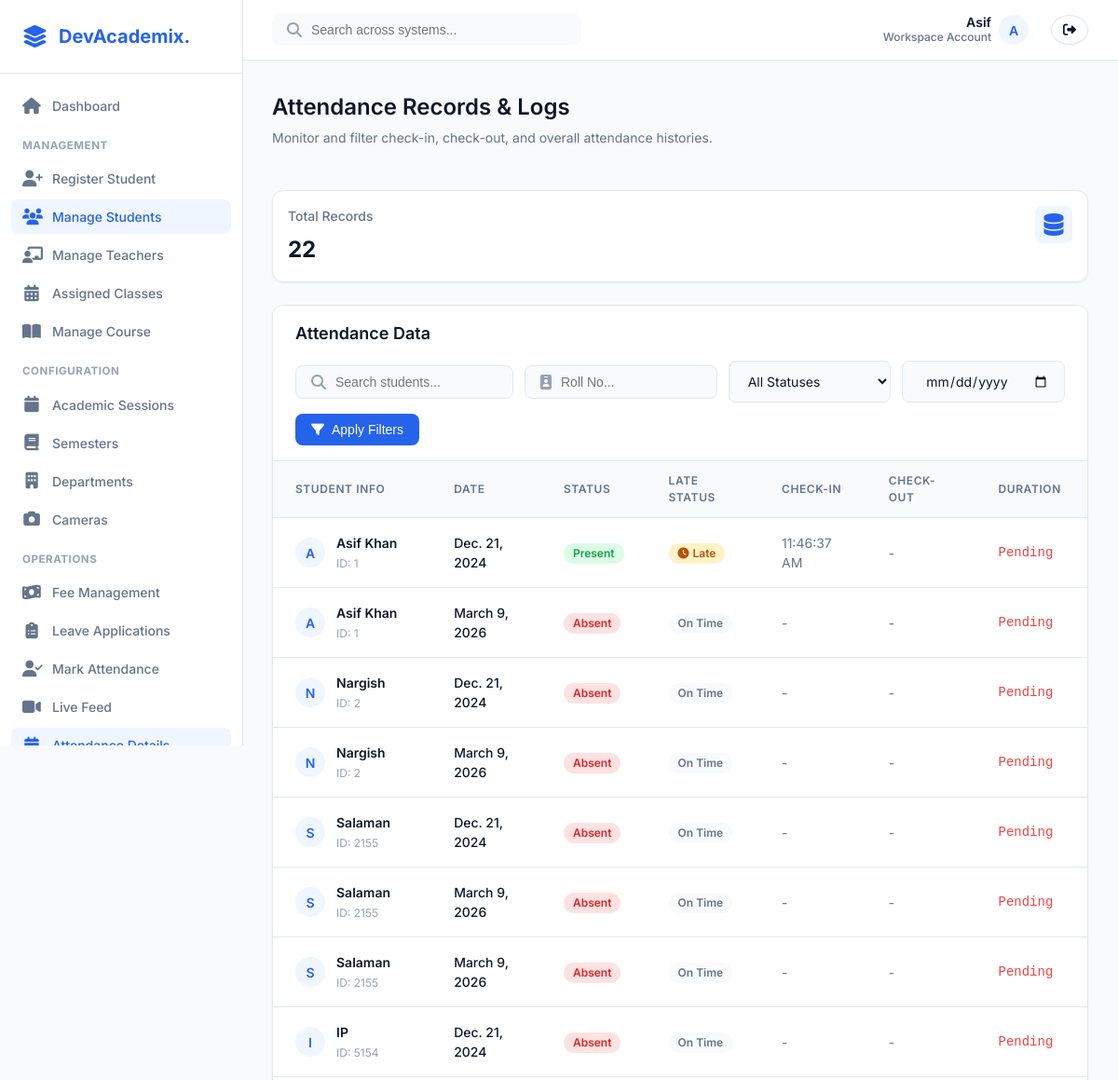
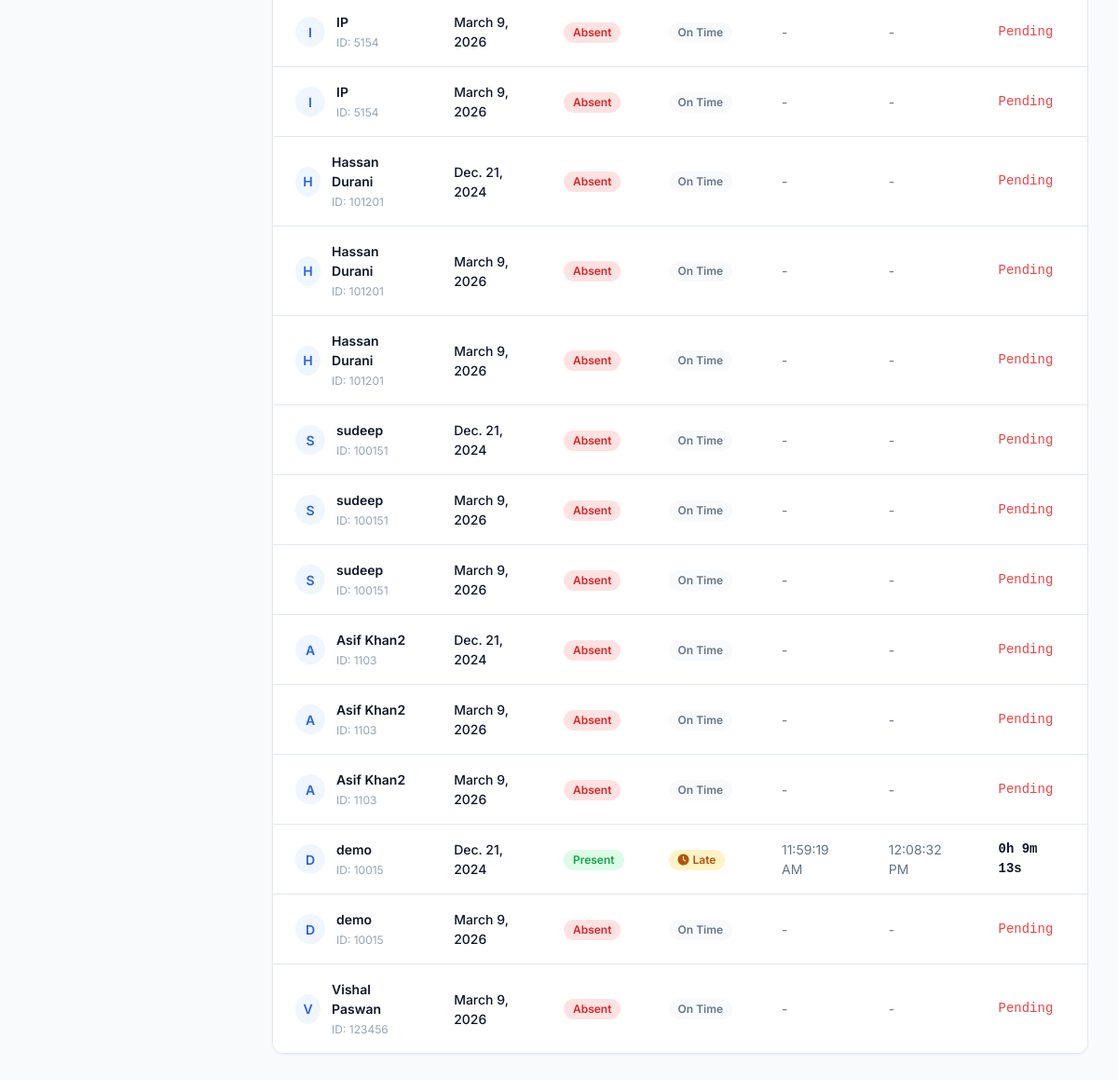
The app's page /students/attendance/ (signed in) with its own data (2 pictures, top to bottom).
### app1/models.py (models this page shows, shortened)
class Student(models.Model):
    user = models.OneToOneField(User, on_delete=models.CASCADE, related_name="student_profile")
    name = models.CharField(max_length=255)
    email = models.EmailField(max_length=255)
    phone_number = models.CharField(max_length=15)
    face_embedding = models.JSONField(blank=True, null=True)
    authorized = models.BooleanField(default=False)
    roll_no = models.CharField(max_length=20,unique=True)
    address = models.TextField()
    date_of_birth = models.DateField()
    joining_date = models.DateField()
    mother_name = models.CharField(max_length=255)
    father_name = models.CharField(max_length=255)
    session = models.ForeignKey(Session, on_delete=models.CASCADE, related_name="students")
    courses = models.ManyToManyField(Course, related_name="students")
    department = models.ManyToManyField(Department, related_name="students")
    semester= models.ManyToManyField(Semester, related_name="students")

class Attendance(models.Model):
    student = models.ForeignKey(Student, on_delete=models.CASCADE)
    date = models.DateField()
    check_in_time = models.DateTimeField(null=True, blank=True)
    check_out_time = models.DateTimeField(null=True, blank=True)
    status = models.CharField(max_length=20, choices=[('Present', 'Present'), ('Absent', 'Absent'), ('Leave', 'Leave')], default='Absent')
    is_late = models.BooleanField(default=False)
    email_sent = models.BooleanField(default=False)
    course = models.ForeignKey(Course, on_delete=models.SET_NULL, null=True, blank=True)
    def calculate_duration(self):
        if self.check_in_time and self.check_out_time:
            duration = self.check_out_time - self.check_in_time
            hours, remainder = divmod(duration.total_seconds(), 3600)
            minutes, seconds = divmod(remainder, 60)
            return f"{int(hours)}h {int(minutes)}m {int(seconds)}s"
        return None

### app1/views.py (the view)
# urls.py: path('students/attendance/', views.student_attendance_list, name='student_attendance_list'),
@login_required
@user_passes_test(is_admin)
def student_attendance_list(request):
    search_query = request.GET.get('search', '')
    date_filter = request.GET.get('attendance_date', '')
    roll_no_filter = request.GET.get('roll_no', '')  # Filter by roll number
    status_filter = request.GET.get('status', '')  # Filter by status (Present/Absent)
    students = Student.objects.all()
    if search_query:
        students = students.filter(name__icontains=search_query)
    if roll_no_filter:
        students = students.filter(roll_no__icontains=roll_no_filter)
    student_attendance_data = []
    total_attendance_count = 0  # Initialize the total attendance count
    for student in students:
        attendance_records = Attendance.objects.filter(student=student)
        if date_filter:
            attendance_records = attendance_records.filter(date=date_filter)
        if status_filter:
            attendance_records = attendance_records.filter(status=status_filter)
        attendance_records = attendance_records.order_by('date')
        student_attendance_count = attendance_records.count()
        total_attendance_count += student_attendance_count  # Add to the total count
        student_attendance_data.append({
            'student': student,
            'attendance_records': attendance_records,
            'attendance_count': student_attendance_count  # Add count per student
        })
    context = {
        'student_attendance_data': student_attendance_data,
        'search_query': search_query,  # Pass the search query to the template
        'date_filter': date_filter,    # Pass the date filter to the template
        'roll_no_filter': roll_no_filter,  # Pass the roll number filter to the template
        'status_filter': status_filter,  # Pass the status filter to the template
        'total_attendance_count': total_attendance_count  # Pass the total attendance count to the template
    }
    return render(request, 'student_attendance_list.html', context)

### app1/views.py (called while the page is built)
def is_admin(user):
    return user.is_superuser

### templates/student_attendance_list.html (shortened to what this page needs)
{% extends 'base.html' %}
{% block content %}
<div class="saas-page-header">
    <div>
        <h1 class="saas-page-title">Attendance Records & Logs</h1>
        <p class="saas-page-subtitle">Monitor and filter check-in, check-out, and overall attendance histories.</p>
    </div>
</div>
<div class="saas-grid-4" style="margin-bottom: var(--space-5);">
    <div class="saas-stat-card" style="padding: var(--space-4);">
        <div class="saas-stat-info">
            <h3>Total Records</h3>
            <p class="value" style="font-size: 1.5rem;">{{ total_attendance_count }}</p>
        </div>
        <div class="saas-stat-icon" style="background: var(--primary-light); color: var(--primary-color); width: 40px; height: 40px;">
            <i class="fas fa-database"></i>
        </div>
    </div>
</div>
<div class="saas-card">
    <div class="saas-card-header" style="flex-wrap: wrap; gap: var(--space-4);">
        <h3 class="saas-card-title">Attendance Data</h3>
        <form method="get" style="display: flex; gap: var(--space-3); flex-wrap: wrap; align-items: center; width: 100%;">
            <div class="saas-header-search" style="flex: 1; min-width: 200px; background: var(--bg-color); border: 1px solid var(--border-color);">
                <i class="fas fa-search" style="color: var(--text-tertiary);"></i>
                <input type="text" name="search" placeholder="Search students..." value="{{ search_query }}">
            </div>
            <div class="saas-header-search" style="flex: 1; min-width: 150px; background: var(--bg-color); border: 1px solid var(--border-color);">
                <i class="fas fa-id-badge" style="color: var(--text-tertiary);"></i>
                <input type="text" name="roll_no" placeholder="Roll No..." value="{{ roll_no_filter }}">
            </div>
            <div class="saas-header-search" style="flex: 1; min-width: 150px; background: var(--bg-color); border: 1px solid var(--border-color); padding: 0;">
                <select name="status" class="saas-select" style="border: none; background: transparent; padding-left: var(--space-4);">
                    <option value="">All Statuses</option>
                </select>
            </div>
            <div class="saas-header-search" style="flex: 1; min-width: 150px; background: var(--bg-color); border: 1px solid var(--border-color); padding: 0;">
                <input type="date" name="attendance_date" class="saas-input" style="border: none; background: transparent;" value="{{ date_filter }}">
            </div>
            <button type="submit" class="saas-btn saas-btn-primary">
                <i class="fas fa-filter"></i> Apply Filters
            </button>
        </form>
    </div>
    <div class="saas-table-container" style="border: none; box-shadow: none; border-radius: 0;">
        <table class="saas-table">
            <thead>
                <tr>
                    <th>Student Info</th>
                    <th>Date</th>
                    <th>Status</th>
                    <th>Late Status</th>
                    <th>Check-in</th>
                    <th>Check-out</th>
                    <th>Duration</th>
                </tr>
            </thead>
            <tbody>
                {% for data in student_attendance_data %}
                    {% for attendance in data.attendance_records %}
                    <tr>
                        <td>
                            <div style="display: flex; align-items: center; gap: var(--space-3);">
                                <div class="saas-avatar" style="width: 32px; height: 32px; background: var(--primary-light); color: var(--primary-color);">
                                    {{ data.student.name|make_list|first|upper }}
                                </div>
                                <div>
                                    <span style="font-weight: 600; color: var(--text-primary); display: block;">{{ data.student.name }}</span>
                                    <span style="font-size: 0.75rem; color: var(--text-tertiary);">ID: {{ data.student.roll_no }}</span>
                                </div>
                            </div>
                        </td>
                        <td style="font-weight: 500;">{{ attendance.date }}</td>
                        <td>
                            {% if attendance.status == 'Present' %}
                                <span class="saas-badge saas-badge-success">Present</span>
                            {% else %}
                                <span class="saas-badge saas-badge-danger">Absent</span>
                            {% endif %}
                        </td>
                        <td>
                            {% if attendance.is_late %}
                                <span class="saas-badge saas-badge-warning"><i class="fas fa-clock" style="margin-right: 4px;"></i> Late</span>
                            {% else %}
                                <span class="saas-badge" style="background: var(--bg-color); color: var(--text-secondary);">On Time</span>
                            {% endif %}
                        </td>
                        <td style="color: var(--text-secondary);">{% if attendance.check_in_time %}{{ attendance.check_in_time|date:"h:i:s A" }}{% else %}-{% endif %}</td>
                        <td style="color: var(--text-secondary);">{% if attendance.check_out_time %}{{ attendance.check_out_time|date:"h:i:s A" }}{% else %}-{% endif %}</td>
                        <td style="font-family: monospace; color: var(--text-primary); font-weight: 600;">
                            {% if attendance.check_in_time and attendance.check_out_time %}
                                {{ attendance.calculate_duration }}
                            {% else %}
                                <span style="color: var(--danger-color); font-weight: 400; font-family: inherit;">Pending</span>
                            {% endif %}
                        </td>
                    </tr>
                    {% endfor %}
                {% endfor %}
            </tbody>
        </table>
    </div>
</div>
{% endblock %}

### templates/base.html (shortened to what this page needs)
<!DOCTYPE html>
{% load static %}
<html lang="en">
<head>
    <link rel="stylesheet" href="https://cdnjs.cloudflare.com/ajax/libs/font-awesome/6.4.0/css/all.min.css">
    <link rel="stylesheet" href="{% static 'css/saas_theme.css' %}">
</head>
<body>
    <aside class="saas-sidebar" id="sidebar">
        <div class="saas-sidebar-header">
            <i class="fas fa-layer-group" style="font-size: 1.5rem; color: var(--primary-color);"></i>
            <h2>DevAcademix.</h2>
        </div>
        <nav class="saas-sidebar-nav">
            {% if not user.is_authenticated %}
            <a href="{% url 'login' %}" class="saas-nav-item">
                <i class="fas fa-sign-in-alt"></i> Login
            </a>
            {% elif user.is_staff or user.is_superuser %}
            <a href="{% url 'admin_dashboard' %}" class="saas-nav-item">
                <i class="fas fa-home"></i> Dashboard
            </a>
            <div style="font-size:0.72rem;font-weight:700;color:var(--text-tertiary);text-transform:uppercase;margin:var(--space-4) var(--space-3) var(--space-2);letter-spacing:0.05em;">Management</div>
            <a href="{% url 'register_student' %}" class="saas-nav-item">
                <i class="fas fa-user-plus"></i> Register Student
            </a>
            <a href="{% url 'student-list' %}" class="saas-nav-item">
                <i class="fas fa-users"></i> Manage Students
            </a>
            <a href="{% url 'teacher_list' %}" class="saas-nav-item">
                <i class="fas fa-chalkboard-teacher"></i> Manage Teachers
            </a>
            <a href="{% url 'assigned_class_list' %}" class="saas-nav-item">
                <i class="fas fa-calendar-alt"></i> Assigned Classes
            </a>
            <a href="{% url 'manage_courses' %}" class="saas-nav-item">
                <i class="fas fa-book-open"></i> Manage Course
            </a>
            <div style="font-size:0.72rem;font-weight:700;color:var(--text-tertiary);text-transform:uppercase;margin:var(--space-4) var(--space-3) var(--space-2);letter-spacing:0.05em;">Configuration</div>
            <a href="{% url 'session_list' %}" class="saas-nav-item">
                <i class="fas fa-calendar"></i> Academic Sessions
            </a>
            <a href="{% url 'semester_list' %}" class="saas-nav-item">
                <i class="fas fa-book"></i> Semesters
            </a>
            <a href="{% url 'department_list' %}" class="saas-nav-item">
                <i class="fas fa-building"></i> Departments
            </a>
            <a href="{% url 'camera_config_list' %}" class="saas-nav-item">
                <i class="fas fa-camera"></i> Cameras
            </a>
            <div style="font-size:0.72rem;font-weight:700;color:var(--text-tertiary);text-transform:uppercase;margin:var(--space-4) var(--space-3) var(--space-2);letter-spacing:0.05em;">Operations</div>
            <a href="{% url 'student_list_with_fees' %}" class="saas-nav-item">
                <i class="fas fa-money-bill-wave"></i> Fee Management
            </a>
            <a href="{% url 'leave_list' %}" class="saas-nav-item">
                <i class="fas fa-clipboard-list"></i> Leave Applications
            </a>
            <a href="{% url 'mark_attendance' %}" class="saas-nav-item">
                <i class="fas fa-user-check"></i> Mark Attendance
            </a>
            <a href="{% url 'capture_and_recognize_with_cam' %}" class="saas-nav-item">
                <i class="fas fa-video"></i> Live Feed
            </a>
            <a href="{% url 'student_attendance_list' %}" class="saas-nav-item">
                <i class="fas fa-calendar-check"></i> Attendance Details
            </a>
            {% endif %}
        </nav>
    </aside>
    <div class="saas-main" id="main-content">
        <header class="saas-header">
            <div style="display: flex; align-items: center;">
                <div class="saas-header-search">
                    <i class="fas fa-search" style="color: var(--text-tertiary);"></i>
                    <input type="text" placeholder="Search across systems...">
                </div>
            </div>
            <div class="saas-header-actions">
                {% if user.is_authenticated %}
                <div class="saas-user-profile">
                    <span style="display: flex; flex-direction: column; align-items: flex-end; line-height: 1.2;">
                        <span style="color: var(--text-primary); font-weight: 600;">{{ user.username|title }}</span>
                        <span style="font-size: 0.75rem;">Workspace Account</span>
                    </span>
                    <div class="saas-avatar">
                        {{ user.username|make_list|first|upper }}
                    </div>
                </div>
                <a href="{% url 'logout' %}" class="saas-btn saas-btn-secondary"
                    style="margin-left: var(--space-2); padding: var(--space-2) var(--space-3); border-radius: 50%;">
                    <i class="fas fa-sign-out-alt"></i>
                </a>
                {% else %}
                <a href="{% url 'login' %}" class="saas-btn saas-btn-primary">
                    <i class="fas fa-sign-in-alt"></i> Login
                </a>
                {% endif %}
            </div>
        </header>
        <main class="saas-content">
            {% block content %}
            {% endblock %}
        </main>
    </div>
</body>
</html>

### records on screen
Student: student.name|make_list "A", student.name "Asif Khan", student.roll_no "1"
Attendance: date "Dec. 21, 2024", status "Present", is_late True (drawn), check_in_time "11:46:37 AM", shows "Pending"
Attendance: date "March 9, 2026", status "Absent", is_late "On Time", shows "Pending"
Student: student.name|make_list "N", student.name "Nargish", student.roll_no "2"
Attendance: date "Dec. 21, 2024", status "Absent", is_late "On Time", shows "Pending"
Attendance: date "March 9, 2026", status "Absent", is_late "On Time", shows "Pending"
Student: student.name|make_list "S", student.name "Salaman", student.roll_no "2155"
Attendance: date "Dec. 21, 2024", status "Absent", is_late "On Time", shows "Pending"
Attendance: date "March 9, 2026", status "Absent", is_late "On Time", shows "Pending"
Attendance: date "March 9, 2026", status "Absent", is_late "On Time", shows "Pending"
Student: student.name|make_list "I", student.name "IP", student.roll_no "5154"
Attendance: date "Dec. 21, 2024", status "Absent", is_late "On Time", shows "Pending"
Attendance: date "March 9, 2026", status "Absent", is_late "On Time", shows "Pending"
Attendance: date "March 9, 2026", status "Absent", is_late "On Time", shows "Pending"
Student: student.name|make_list "H", student.name "Hassan Durani", student.roll_no "101201"
Attendance: date "Dec. 21, 2024", status "Absent", is_late "On Time", shows "Pending"
Attendance: date "March 9, 2026", status "Absent", is_late "On Time", shows "Pending"
Attendance: date "March 9, 2026", status "Absent", is_late "On Time", shows "Pending"
Student: student.name|make_list "S", student.name "sudeep", student.roll_no "100151"
Attendance: date "Dec. 21, 2024", status "Absent", is_late "On Time", shows "Pending"
Attendance: date "March 9, 2026", status "Absent", is_late "On Time", shows "Pending"
Attendance: date "March 9, 2026", status "Absent", is_late "On Time", shows "Pending"
Student: student.name|make_list "A", student.name "Asif Khan2", student.roll_no "1103"
Attendance: date "Dec. 21, 2024", status "Absent", is_late "On Time", shows "Pending"
Attendance: date "March 9, 2026", status "Absent", is_late "On Time", shows "Pending"
Attendance: date "March 9, 2026", status "Absent", is_late "On Time", shows "Pending"
Student: student.name|make_list "D", student.name "demo", student.roll_no "10015"
Attendance: date "Dec. 21, 2024", status "Present", is_late True (drawn), check_in_time "11:59:19 AM", check_out_time "12:08:32 PM", calculate_duration "0h 9m 13s"
Attendance: date "March 9, 2026", status "Absent", is_late "On Time", shows "Pending"
Student: student.name|make_list "V", student.name "Vishal Paswan", student.roll_no "123456"
Attendance: date "March 9, 2026", status "Absent", is_late "On Time", shows "Pending"

### other values on screen
{{ user.username|title }} "Asif"
{{ user.username|make_list|first|upper }} "A"
{{ total_attendance_count }} "22"
